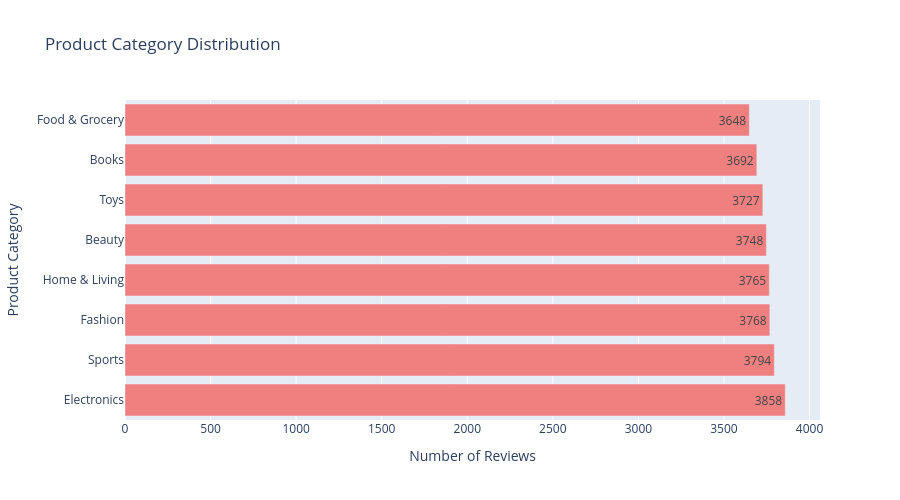

The cell this chart's notebook holds for it:
### Code cell
category_counts = df['product_category'].value_counts()

fig = go.Figure()
fig.add_trace(go.Bar(
    x=category_counts.values,
    y=category_counts.index,
    orientation='h',
    marker_color='lightcoral',
    text=category_counts.values,
    textposition='auto'
))

fig.update_layout(
    title_text="Product Category Distribution",
    xaxis_title="Number of Reviews",
    yaxis_title="Product Category",
    height=500
)

fig.show()

### Figure 1 — Plotly figure (JSON) as saved in the notebook; plotly's stock layout.template omitted (floating-point values rounded to 4 significant figures)
{"data": [{"marker": {"color": "lightcoral"}, "orientation": "h", "text": [3858.0, 3794.0, 3768.0, 3765.0, 3748.0, 3727.0, 3692.0, 3648.0], "textposition": "auto", "type": "bar", "x": [3858, 3794, 3768, 3765, 3748, 3727, 3692, 3648], "y": ["Electronics", "Sports", "Fashion", "Home & Living", "Beauty", "Toys", "Books", "Food & Grocery"]}], "layout": {"height": 500, "title": {"text": "Product Category Distribution"}, "xaxis": {"title": {"text": "Number of Reviews"}}, "yaxis": {"title": {"text": "Product Category"}}}}
